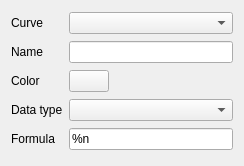
<?xml version="1.0" encoding="UTF-8"?>
<ui version="4.0">
 <class>GraphCurveEditWidget</class>
 <widget class="QWidget" name="GraphCurveEditWidget">
  <property name="geometry">
   <rect>
    <x>0</x>
    <y>0</y>
    <width>244</width>
    <height>166</height>
   </rect>
  </property>
  <property name="sizePolicy">
   <sizepolicy hsizetype="Preferred" vsizetype="Fixed">
    <horstretch>0</horstretch>
    <verstretch>0</verstretch>
   </sizepolicy>
  </property>
  <property name="windowTitle">
   <string>Form</string>
  </property>
  <layout class="QGridLayout" name="gridLayout">
   <item row="0" column="0">
    <widget class="QLabel" name="curveLabel">
     <property name="text">
      <string>Curve</string>
     </property>
    </widget>
   </item>
   <item row="0" column="1">
    <widget class="QComboBox" name="curveBox"/>
   </item>
   <item row="1" column="0">
    <widget class="QLabel" name="label">
     <property name="text">
      <string>Name</string>
     </property>
    </widget>
   </item>
   <item row="1" column="1">
    <widget class="QLineEdit" name="nameEdit"/>
   </item>
   <item row="2" column="0">
    <widget class="QLabel" name="label_2">
     <property name="text">
      <string>Color</string>
     </property>
    </widget>
   </item>
   <item row="2" column="1">
    <layout class="QHBoxLayout" name="horizontalLayout">
     <item>
      <widget class="QPushButton" name="colorBtn">
       <property name="text">
        <string/>
       </property>
       <property name="iconSize">
        <size>
         <width>32</width>
         <height>16</height>
        </size>
       </property>
      </widget>
     </item>
     <item>
      <spacer name="horizontalSpacer">
       <property name="orientation">
        <enum>Qt::Horizontal</enum>
       </property>
       <property name="sizeHint" stdset="0">
        <size>
         <width>40</width>
         <height>20</height>
        </size>
       </property>
      </spacer>
     </item>
    </layout>
   </item>
   <item row="3" column="0">
    <widget class="QLabel" name="label_3">
     <property name="text">
      <string>Data type</string>
     </property>
    </widget>
   </item>
   <item row="3" column="1">
    <widget class="QComboBox" name="dataTypeBox">
     <property name="enabled">
      <bool>true</bool>
     </property>
    </widget>
   </item>
   <item row="4" column="0">
    <widget class="QLabel" name="label_4">
     <property name="text">
      <string>Formula</string>
     </property>
    </widget>
   </item>
   <item row="4" column="1">
    <widget class="QLineEdit" name="formulaEdit">
     <property name="text">
      <string>%n</string>
     </property>
    </widget>
   </item>
  </layout>
 </widget>
 <resources/>
 <connections/>
</ui>
